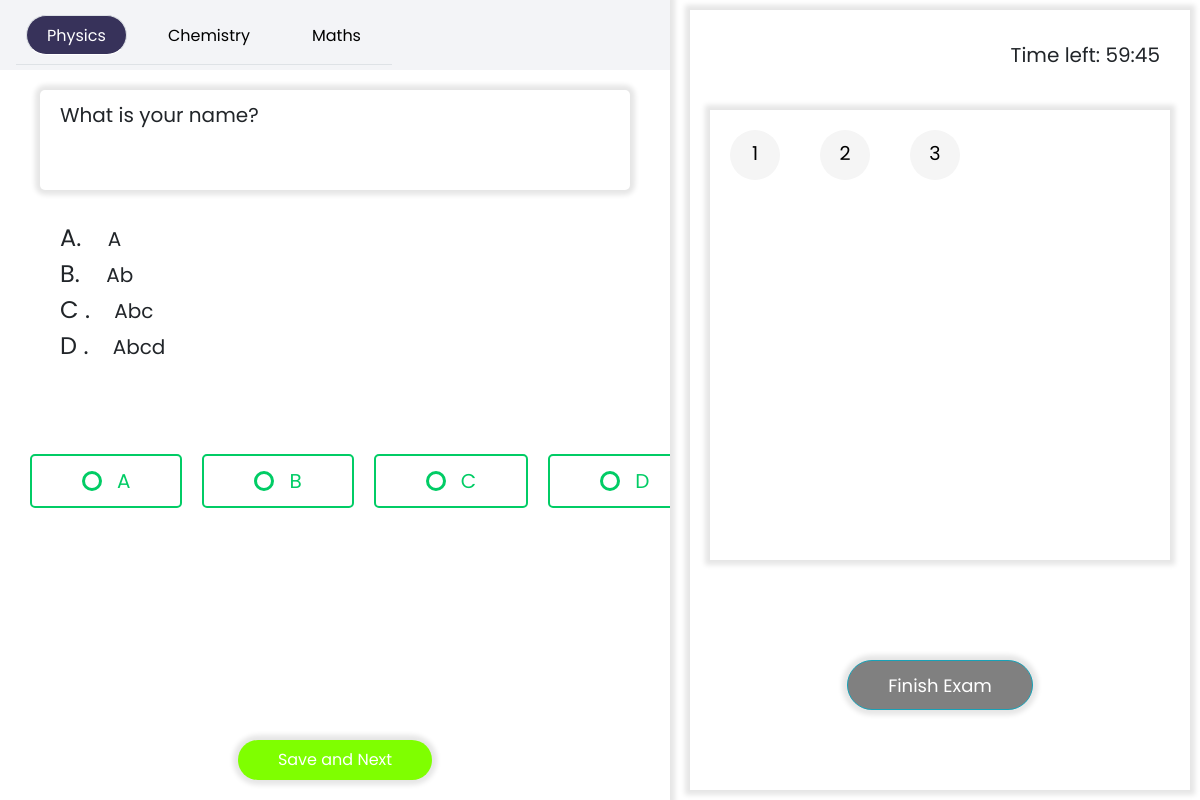
Before: /quiz/questions/physics/P1B with the older database file.
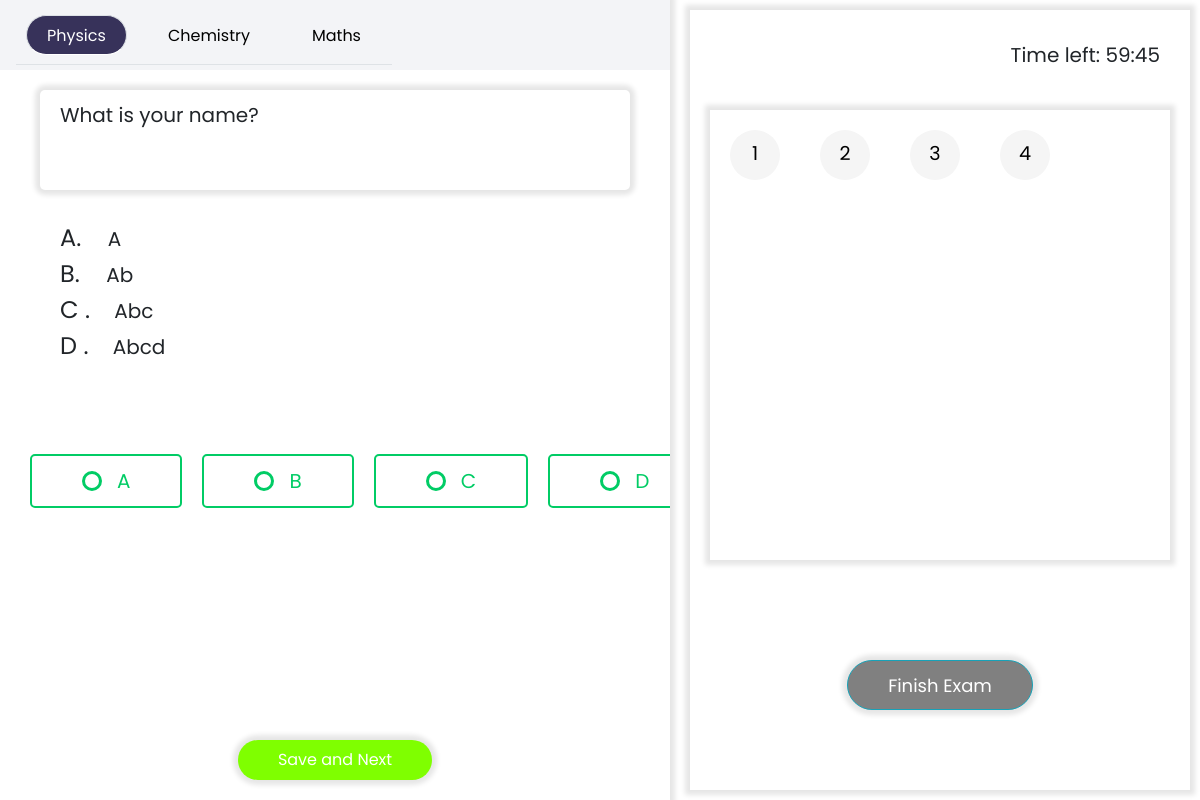
After: the same page with the newer database file.
### quiz/models.py (models this page shows)
class Question(models.Model):
    statement = models.TextField(unique = True)
    optionA = models.TextField()
    optionB = models.TextField()
    optionC = models.TextField()
    optionD = models.TextField()
    CorrectOption = models.CharField(max_length = 2)
    questionId = models.TextField(unique = True)
    subject = models.CharField(max_length = 50, null = False)
    test = models.ForeignKey(Test, unique = False, on_delete = models.CASCADE)

### quiz/views.py (the view)
# urls.py: path('questions/<str:subject>/<str:questionid>', views.displayQuestion, name = 'quiz/questions'),
def displayQuestion(request,subject, questionid):
    test = Test.objects.first()
    questions = test.question_set.filter(subject = subject)
    required_question = test.question_set.filter(questionId = questionid).first()
    list1 = [1,2,3]
    question_dict = dict()
    counter = 1
    for p in questions:
        question_dict[counter] = p
        counter += 1
    physics_questions = test.question_set.filter(subject = 'physics')
    chemistry_questions = test.question_set.filter(subject = 'chemistry')
    maths_questions = test.question_set.filter(subject = 'maths')
    phy_dict = dict()
    math_dict = dict()
    chem_dict = dict()
    counter = 1
    for p in physics_questions:
        phy_dict[counter] = p
        counter += 1
    counter = 1
    for c in chemistry_questions:
        chem_dict[counter] = c
        counter += 1
    counter = 1
    for m in maths_questions:
        math_dict[counter] = m
        counter += 1
    context = {
        "question" : required_question,
        "questions_dict" : question_dict,
        "first_phy" : phy_dict[1],
        "first_chem" : chem_dict[1],
        "first_maths" : math_dict[1],
        "testId" : test.testId,
    }
    print(request.method)
    if request.method == "POST":
        option = request.POST.get(questionid)
        print("---------------------------")
        print(option)
        print("---------------------------")
    return render(request, 'quiz/question_detailed.html', context)

### quiz/templates/quiz/question_detailed.html (shortened to what this page needs)
<!doctype html>
<html lang="en">
	<head>
        <link rel="stylesheet" href="https://stackpath.bootstrapcdn.com/bootstrap/4.5.2/css/bootstrap.min.css">
	</head>
    <body>
        <form class="wrapper" method="POST">
            <div class="main">
                <nav class="navbar navbar-expand-lg navbar-dark" style="height: 70px;">
					<div class="collapse navbar-collapse" id="navbarSupportedContent">
                        <ul class="navbar-nav mr-auto nav nav-tabs">
                            {% if question.subject == "physics" %}
                                <li class="nav-item">
                                    <a class="nav-link active" id="physics" href="/quiz/questions/physics/{{first_phy.questionId}}" onclick="changeClass(this)">Physics</a>
                                </li>
                            {% else %}
                                <li class="nav-item">
                                    <a class="nav-link" id="physics" href="/quiz/questions/physics/{{first_phy.questionId}}" onclick="changeClass(this)">Physics</a>
                                </li>
                            {% endif %}
                            {% if question.subject == "chemistry" %}
                                <li class="nav-item">
                                    <a class="nav-link active" id="chemistry" href="/quiz/questions/chemistry/{{first_chem.questionId}}" onclick="changeClass(this)">Chemistry</a>
                                </li>
                            {% else %}
                                <li class="nav-item">
                                    <a class="nav-link" id="chemistry" href="/quiz/questions/chemistry/{{first_chem.questionId}}" onclick="changeClass(this)">Chemistry</a>
                                </li>
                            {% endif %}
                            {% if question.subject == "maths" %}
                                <li class="nav-item">
                                    <a class="nav-link active" id="maths" href="/quiz/questions/maths/{{first_maths.questionId}}" onclick="changeClass(this)">Maths</a>
                                </li>
                            {% else %}
                                <li class="nav-item">
                                    <a class="nav-link" id="maths" href="/quiz/questions/maths/{{first_maths.questionId}}" onclick="changeClass(this)">Maths</a>
                                </li>
                            {% endif %}
                        </ul>
					</div>
                </nav>
                <div class="main-section">
                    <div id="physics" class="question-section tab-content">
                            <div class="question-statement">
                                <p id="{{ question.questionId }}">{{ question.statement }}</p>
                            </div>
                            <div class="answer-section">
                                <div>
                                    <span>A. </span>
                                    <p>{{ question.optionA }}</p>
                                </div>
                                <div>
                                    <span>B. </span>
                                    <p>{{ question.optionB }}</p>
                                </div>
                                <div>
                                    <span>C .</span>
                                    <p>{{ question.optionC }}</p>
                                </div>
                                <div>
                                    <span>D .</span>
                                    <p>{{ question.optionD }}</p>
                                </div>
                            </div>
                            <div class="input-class">
                                <label for="male">A</label>
                                <label for="female">B</label>
                                <label for="other">C</label>
                                <label for="other2">D</label>
                            </div>
                    </div>
                    <div class="question-footer">
                        <ul class="navbar-nav mr-auto">
                            <li class="nav-item">
                                <a class="nav-link" id="next1" href="">Save and Next</a>
                            </li>
                        </ul>
                    </div>
                </div>
            </div>
            <div class="question-part">
                <div class="timer">
                    <p class="timer-para">Time left: 59:45</p>
                </div>
                <div class="questions tab-content">
                    <ul id="physics" class="physics-ul active navbar-nav mr-auto questionaire">
                        {% for i, j in questions_dict.items %}
                            <li class="nav-item">
                                <a class="nav-link" href="/quiz/questions/{{ j.subject }}/{{ j.questionId }}" id="">{{ i }}</a>
                            </li>
                        {% endfor %}
                    </ul>
                <div class="options">
                    <form action="POST"> {% csrf_token %}
                        <button class="btn btn-info"><a href="/quiz/quiz/{{testId}}">Finish Exam</a></button>
                    </form>
                </div>
            </div>
        </form>
    </body>
</html>

### quiz/templates/quiz/question_detailed.html (style rules this page uses)
* { padding: 0; margin: 0; font-family: Poppins; }
a { text-decoration: none; }
li { list-style-type: none!important; }
body { width: 100%; height: 100vh; overflow: hidden!important; }
.wrapper { width: 100%; height: 100vh; overflow: hidden!important; display: flex; flex-direction: row; }
.wrapper .main { overflow: hidden; width: calc(100% - 530px); height: 100vh; display: flex; flex-direction: column; margin: 0 10px; margin-left: 0; box-shadow: 0 0 5px 5px rgba(0, 0, 0, 0.1); }
.wrapper .main div.main-section { overflow-x: hidden; overflow-y: scroll; display: inherit; flex-direction: column; justify-content: space-between; height: calc(100vh - 70px); }
.wrapper .main .navbar { height: 70px; width: 100%; color: #000; background: #f3f4f7; }
.wrapper .main .navbar div ul li.nav-item a.nav-link { color: black!important; margin: 10px; padding: 8px 20px; height: 40px; border-radius: 20px; }
.wrapper .main .navbar div ul li.nav-item a.active.nav-link, .wrapper .main .navbar div ul li.nav-item:hover a.nav-link { color: #fff!important; background-color: #37325A; }
.wrapper .main div .question-footer { height: 70px; width: 100%; }
.wrapper .main div .question-footer ul { display: flex; padding: 0; margin: 0; width: 100%; flex-direction: row; height: 70px; justify-content: space-evenly; }
.wrapper .main div .question-footer ul li a.nav-link { color: black; width: auto; padding: 8px 40px; margin: 10px; border-radius: 20px; box-shadow: 0 0 5px 5px rgba(0, 0, 0, 0.1); }
.wrapper .main div .question-footer ul li:last-child a.nav-link { color: white!important; background-color: chartreuse; }
.wrapper .question-part { background-color: rgb(255, 255, 255); width: 500px; overflow: hidden; margin: 10px; padding: 20px; box-shadow: 0 0 5px 5px rgba(0, 0, 0, 0.1); }
.timer { height: 40px; margin: 0; text-align: end; height: 70px; padding: 10px; font-size: 20px; }
.questionaire { display: flex!important; flex-direction: row; flex-wrap: wrap; text-align: center; height: 450px; box-shadow: 0 0 5px 5px rgba(0, 0, 0, 0.1); overflow-y: scroll; background-color: white; }
.questionaire li { height:50px; width:50px; margin:20px; }
.questionaire .nav-link { font-size:120%; background-color:whitesmoke; color:black; padding:10px 5px; text-align:center; width: 50px; height: 50px; border-radius: 50%; }
.questions ul { margin-top:10px; margin-bottom:10px; }
.question-statement { width: calc(100% - 80px); margin: 20px 40px; box-shadow: 0 0 5px 5px rgba(0, 0, 0, 0.1); padding: 10px 20px; border-radius: 5px; min-height: 100px; }
.question-statement p { font-size: 20px; font-family: Poppins; }
.answer-section { width: calc(100% - 80px); margin: 20px 40px; margin-bottom: 20px; padding: 10px 20px; }
.answer-section div span { font-size: 24px; font-family: Poppins; margin-right: 20px; display: inline; height: 100%; }
.answer-section div p { font-size: 20px; font-family: Poppins; display: inline; }
ul.active { display: flex!important; }
.input-class { width: 100%; padding: 0 20px; display: flex; flex-direction: row; justify-content: space-evenly; margin-top: 80px; }
label { position: relative; color: #01cc65; font-family: 'Poppins'; font-size: 20px; border: 2px solid #01cc65; border-radius: 5px; padding: 10px 50px; display: flex; align-items: center; cursor: pointer; width: fit-content; margin: 0 10px; }
label:before { content: ""; height: 20px; width: 20px; border: 3px solid #01cc65; border-radius: 50%; margin-right: 15px; }
.options { margin-bottom: auto; margin-top: 100px; display:flex; flex-direction:row; justify-content:space-evenly; }
.options .btn { color: white !important; background-color: gray !important; font-size: 18px; box-shadow:0 0 5px 5px rgba(0, 0, 0, 0.1); padding: 8px 40px; height: 50px; border-radius: 25px; }
.options .btn a { color: white; }

Changed rows visible on the page:
added Question: i "4"
